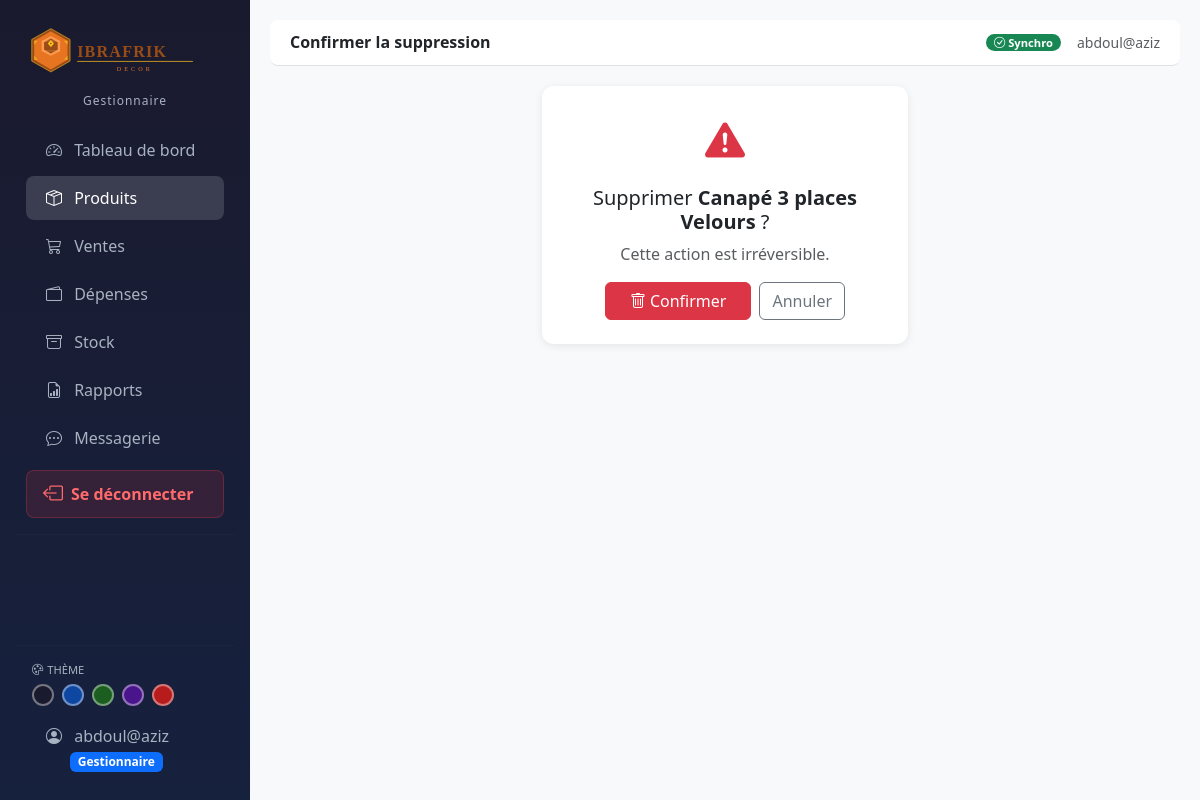
Page /produits/1/supprimer/ (signed in) on the committed database.
### accounts/models.py (models this page shows, shortened)
class Utilisateur(AbstractUser):
    GESTIONNAIRE = 'GESTIONNAIRE'
    ADMIN = 'ADMIN'
    ROLE_CHOICES = [
        (GESTIONNAIRE, 'Gestionnaire'),
        (ADMIN, 'Administrateur'),
    ]
    role = models.CharField(
        max_length=20,
        choices=ROLE_CHOICES,
        default=GESTIONNAIRE,
    )
    def is_gestionnaire(self):
        return self.role == self.GESTIONNAIRE
    def is_admin_bc(self):
        return self.role == self.ADMIN
    class Meta:
        verbose_name = 'Utilisateur'
        verbose_name_plural = 'Utilisateurs'

### produits/models.py (models this page shows, shortened)
class Produit(models.Model):
    nom = models.CharField(max_length=200)
    categorie = models.ForeignKey(Categorie, on_delete=models.PROTECT, related_name='produits')
    description = models.TextField(blank=True)
    prix_achat = models.DecimalField(max_digits=12, decimal_places=2)
    prix_vente = models.DecimalField(max_digits=12, decimal_places=2)
    quantite_stock = models.IntegerField(default=0)
    seuil_alerte = models.IntegerField(default=5)
    image = models.ImageField(upload_to='produits/', blank=True, null=True)
    date_ajout = models.DateTimeField(auto_now_add=True)
    actif = models.BooleanField(default=True)
    class Meta:
        verbose_name = 'Produit'

### produits/views.py (the view, shortened to what this page needs)
# urls.py: path('<int:pk>/supprimer/', views.produit_supprimer, name='supprimer'),
@login_required
def produit_supprimer(request, pk):
    produit = get_object_or_404(Produit, pk=pk)
    return render(request, 'produits/confirmer_suppression.html', {'produit': produit})

### dashboard/context_processors.py (called while the page is built)
def messages_non_lus(request):
    if request.user.is_authenticated:
        count = Message.objects.filter(
            destinataire=request.user, lu=False
        ).count()
        return {'messages_non_lus_count': count}
    return {'messages_non_lus_count': 0}

### templates/produits/confirmer_suppression.html (shortened to what this page needs)
{% extends 'base.html' %}
{% block page_title %}Confirmer la suppression{% endblock %}
{% block content %}
<div class="row justify-content-center">
    <div class="col-md-5">
        <div class="card p-4 text-center">
            <i class="bi bi-exclamation-triangle-fill text-danger fs-1 mb-3"></i>
            <h5>Supprimer <strong>{{ produit.nom }}</strong> ?</h5>
            <p class="text-muted">Cette action est irréversible.</p>
            <form method="post" class="d-flex gap-2 justify-content-center">
                <button type="submit" class="btn btn-danger px-4">
                    <i class="bi bi-trash me-1"></i>Confirmer
                </button>
                <a href="{% url 'produits:liste' %}" class="btn btn-outline-secondary">
                    Annuler
                </a>
            </form>
        </div>
    </div>
</div>
{% endblock %}

### templates/base.html (shortened to what this page needs)
{% load static %}
<!DOCTYPE html>
<html lang="fr">
<head>
    <link href="https://cdn.jsdelivr.net/npm/bootstrap@5.3.0/dist/css/bootstrap.min.css" rel="stylesheet">
    <link href="https://cdn.jsdelivr.net/npm/bootstrap-icons@1.11.0/font/bootstrap-icons.css" rel="stylesheet">
</head>
<body data-theme="dark">
{% if user.is_authenticated %}
<div class="d-flex">
    <nav class="sidebar p-3">
       <div class="text-center mb-3 mt-1">
    {% load static %}
    <img src="{% static 'images/logo_ibrafrik.svg' %}"
         alt="IBRAFRIK Decor"
         style="width: 210px; max-width: 100%; filter: brightness(1.1);">
    <div style="color: var(--sidebar-text); font-size: 0.75rem; margin-top: 4px; letter-spacing: 1px;">
        {{ user.get_role_display }}
    </div>
</div>
        <ul class="nav flex-column flex-grow-1">
            {% if user.is_gestionnaire %}
            <li class="nav-item">
                <a class="nav-link {% if request.resolver_match.url_name == 'index' %}active{% endif %}"
                   href="{% url 'dashboard:index' %}">
                    <i class="bi bi-speedometer2"></i> Tableau de bord
                </a>
            </li>
            <li class="nav-item">
                <a class="nav-link {% if request.resolver_match.app_name == 'produits' %}active{% endif %}"
                   href="{% url 'produits:liste' %}">
                    <i class="bi bi-box-seam"></i> Produits
                </a>
            </li>
            <li class="nav-item">
                <a class="nav-link {% if request.resolver_match.app_name == 'ventes' %}active{% endif %}"
                   href="{% url 'ventes:liste' %}">
                    <i class="bi bi-cart3"></i> Ventes
                </a>
            </li>
            <li class="nav-item">
                <a class="nav-link {% if request.resolver_match.app_name == 'depenses' %}active{% endif %}"
                   href="{% url 'depenses:liste' %}">
                    <i class="bi bi-wallet2"></i> Dépenses
                </a>
            </li>
            <li class="nav-item">
                <a class="nav-link {% if request.resolver_match.app_name == 'stock' %}active{% endif %}"
                   href="{% url 'stock:liste' %}">
                    <i class="bi bi-archive"></i> Stock
                </a>
            </li>
            <li class="nav-item">
                <a class="nav-link {% if request.resolver_match.app_name == 'rapports' %}active{% endif %}"
                   href="{% url 'rapports:journalier' %}">
                    <i class="bi bi-file-earmark-bar-graph"></i> Rapports
                </a>
            </li>
            <li class="nav-item">
                <a class="nav-link {% if request.resolver_match.app_name == 'messagerie' %}active{% endif %}"
                   href="{% url 'messagerie:inbox' %}">
                    <i class="bi bi-chat-dots"></i> Messagerie
                </a>
            </li>
        <a href="{% url 'accounts:logout' %}" class="btn-deconnexion">
            <i class="bi bi-box-arrow-left fs-5"></i>
            Se déconnecter
        </a>
        <hr style="border-color: rgba(255,255,255,0.1); margin: 8px 0;">
            {% endif %}
        </ul>
        <div style="margin-top: auto; padding-top: 12px;">
            <hr style="border-color: rgba(255,255,255,0.1); margin-bottom: 10px;">
            <div class="px-3 mb-2">
                <small style="color: var(--sidebar-text); font-size: 0.7rem;">
                    <i class="bi bi-palette me-1"></i>THÈME
                </small>
                <div class="d-flex gap-2 mt-1 flex-wrap">
                    <div class="theme-btn" style="background:#1a1a2e;"
                         onclick="setTheme('dark')" title="Sombre"></div>
                    <div class="theme-btn" style="background:#0d47a1;"
                         onclick="setTheme('blue')" title="Bleu"></div>
                    <div class="theme-btn" style="background:#1b5e20;"
                         onclick="setTheme('green')" title="Vert"></div>
                    <div class="theme-btn" style="background:#4a148c;"
                         onclick="setTheme('purple')" title="Violet"></div>
                    <div class="theme-btn" style="background:#b71c1c;"
                         onclick="setTheme('red')" title="Rouge"></div>
                </div>
            </div>
            <a href="{% url 'accounts:profil' %}" class="nav-link" style="color: var(--sidebar-text);">
                <i class="bi bi-person-circle"></i>
                {{ user.get_full_name|default:user.username }}
                <br>
                <span class="badge ms-4
                    {% if user.is_admin_bc %}bg-warning text-dark
                    {% else %}bg-primary{% endif %}">
                    {{ user.get_role_display }}
                </span>
            </a>
        </div>
    </nav>
    <div class="main-content flex-grow-1">
        <div class="topbar d-flex justify-content-between align-items-center">
            <h6 class="mb-0 fw-bold">{% block page_title %}{% endblock %}</h6>
            <div class="d-flex align-items-center gap-3">
                <span id="sync-indicator" class="badge badge-sync bg-secondary">
                </span>
                <small class="text-muted">{{ user.get_full_name|default:user.username }}</small>
            </div>
        </div>
        {% block content %}{% endblock %}
    </div>
</div>
{% else %}
    {% block content_unauthenticated %}{% endblock %}
{% endif %}
</body>
</html>

### templates/base.html (style rules this page uses)
body[data-theme="dark"] { --sidebar-bg1: #1a1a2e; --sidebar-bg2: #16213e; --sidebar-text: #a8b2c1; background-color: #f8f9fa; }
body { --sidebar-bg1: #1a1a2e; --sidebar-bg2: #16213e; --sidebar-text: #a8b2c1; background-color: #f8f9fa; }
.sidebar { height: 100vh; background: linear-gradient(180deg, var(--sidebar-bg1) 0%, var(--sidebar-bg2) 100%); width: 250px; position: fixed; top: 0; left: 0; display: flex; flex-direction: column; overflow-y: auto; }
.sidebar .nav-link { color: var(--sidebar-text); padding: 10px 20px; border-radius: 8px; margin: 2px 10px; transition: all 0.2s; }
.sidebar .nav-link:hover, .sidebar .nav-link.active { background: rgba(255,255,255,0.15); color: #fff; }
.sidebar .nav-link i { margin-right: 8px; }
.main-content { margin-left: 250px; padding: 20px; }
.topbar { background: #fff; border-bottom: 1px solid #dee2e6; padding: 12px 20px; margin-bottom: 20px; border-radius: 8px; }
.card { border: none; box-shadow: 0 2px 8px rgba(0,0,0,0.08); border-radius: 12px; }
.badge-sync { font-size: 0.7rem; padding: 3px 8px; border-radius: 20px; }
.theme-btn { width: 22px; height: 22px; border-radius: 50%; border: 2px solid rgba(255,255,255,0.4); cursor: pointer; transition: transform 0.2s; }
.btn-deconnexion { display: flex; align-items: center; gap: 8px; background: rgba(220, 53, 69, 0.15); color: #ff6b6b !important; border: 1px solid rgba(220, 53, 69, 0.3); border-radius: 8px; padding: 8px 16px; margin: 8px 10px; font-weight: 600; transition: all 0.2s; text-decoration: none; }

### rows in the picture
Utilisateur: role "Gestionnaire", get_full_name "abdoul@aziz"
Produit: nom "Canapé 3 places Velours"
